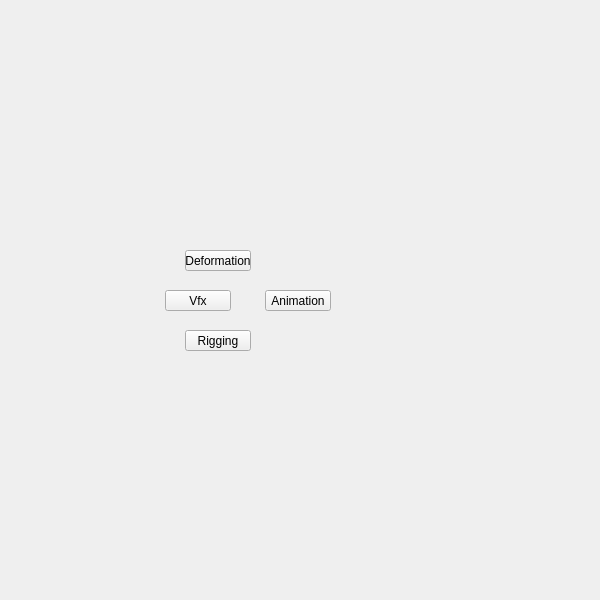
<?xml version="1.0" encoding="UTF-8"?>
<ui version="4.0">
 <class>QtUi</class>
 <widget class="QMainWindow" name="QtUi">
  <property name="enabled">
   <bool>true</bool>
  </property>
  <property name="geometry">
   <rect>
    <x>0</x>
    <y>0</y>
    <width>600</width>
    <height>600</height>
   </rect>
  </property>
  <property name="sizePolicy">
   <sizepolicy hsizetype="Ignored" vsizetype="Ignored">
    <horstretch>0</horstretch>
    <verstretch>0</verstretch>
   </sizepolicy>
  </property>
  <property name="minimumSize">
   <size>
    <width>0</width>
    <height>0</height>
   </size>
  </property>
  <property name="maximumSize">
   <size>
    <width>600</width>
    <height>600</height>
   </size>
  </property>
  <property name="cursor">
   <cursorShape>ArrowCursor</cursorShape>
  </property>
  <property name="windowTitle">
   <string>Toolkit</string>
  </property>
  <property name="whatsThis">
   <string>main</string>
  </property>
  <property name="toolButtonStyle">
   <enum>Qt::ToolButtonIconOnly</enum>
  </property>
  <property name="tabShape">
   <enum>QTabWidget::Triangular</enum>
  </property>
  <property name="dockNestingEnabled">
   <bool>true</bool>
  </property>
  <property name="dockOptions">
   <set>QMainWindow::AllowNestedDocks|QMainWindow::AllowTabbedDocks|QMainWindow::AnimatedDocks|QMainWindow::ForceTabbedDocks</set>
  </property>
  <widget class="QWidget" name="mainWindow">
   <property name="sizePolicy">
    <sizepolicy hsizetype="Ignored" vsizetype="Ignored">
     <horstretch>0</horstretch>
     <verstretch>0</verstretch>
    </sizepolicy>
   </property>
   <widget class="QPushButton" name="i013">
    <property name="geometry">
     <rect>
      <x>265</x>
      <y>290</y>
      <width>66</width>
      <height>21</height>
     </rect>
    </property>
    <property name="minimumSize">
     <size>
      <width>0</width>
      <height>21</height>
     </size>
    </property>
    <property name="maximumSize">
     <size>
      <width>16777215</width>
      <height>21</height>
     </size>
    </property>
    <property name="whatsThis">
     <string>animation</string>
    </property>
    <property name="text">
     <string>Animation</string>
    </property>
   </widget>
   <widget class="QPushButton" name="i024">
    <property name="geometry">
     <rect>
      <x>165</x>
      <y>290</y>
      <width>66</width>
      <height>21</height>
     </rect>
    </property>
    <property name="minimumSize">
     <size>
      <width>0</width>
      <height>21</height>
     </size>
    </property>
    <property name="maximumSize">
     <size>
      <width>16777215</width>
      <height>21</height>
     </size>
    </property>
    <property name="whatsThis">
     <string>vfx</string>
    </property>
    <property name="text">
     <string>Vfx</string>
    </property>
   </widget>
   <widget class="QPushButton" name="i020">
    <property name="geometry">
     <rect>
      <x>185</x>
      <y>250</y>
      <width>66</width>
      <height>21</height>
     </rect>
    </property>
    <property name="minimumSize">
     <size>
      <width>0</width>
      <height>21</height>
     </size>
    </property>
    <property name="maximumSize">
     <size>
      <width>16777215</width>
      <height>21</height>
     </size>
    </property>
    <property name="whatsThis">
     <string>deformation</string>
    </property>
    <property name="text">
     <string>Deformation</string>
    </property>
   </widget>
   <widget class="QPushButton" name="i016">
    <property name="geometry">
     <rect>
      <x>185</x>
      <y>330</y>
      <width>66</width>
      <height>21</height>
     </rect>
    </property>
    <property name="minimumSize">
     <size>
      <width>0</width>
      <height>21</height>
     </size>
    </property>
    <property name="maximumSize">
     <size>
      <width>16777215</width>
      <height>21</height>
     </size>
    </property>
    <property name="whatsThis">
     <string>rigging</string>
    </property>
    <property name="text">
     <string>Rigging</string>
    </property>
   </widget>
  </widget>
 </widget>
 <resources/>
 <connections/>
 <designerdata>
  <property name="gridDeltaX">
   <number>5</number>
  </property>
  <property name="gridDeltaY">
   <number>10</number>
  </property>
  <property name="gridSnapX">
   <bool>true</bool>
  </property>
  <property name="gridSnapY">
   <bool>true</bool>
  </property>
  <property name="gridVisible">
   <bool>true</bool>
  </property>
 </designerdata>
</ui>
